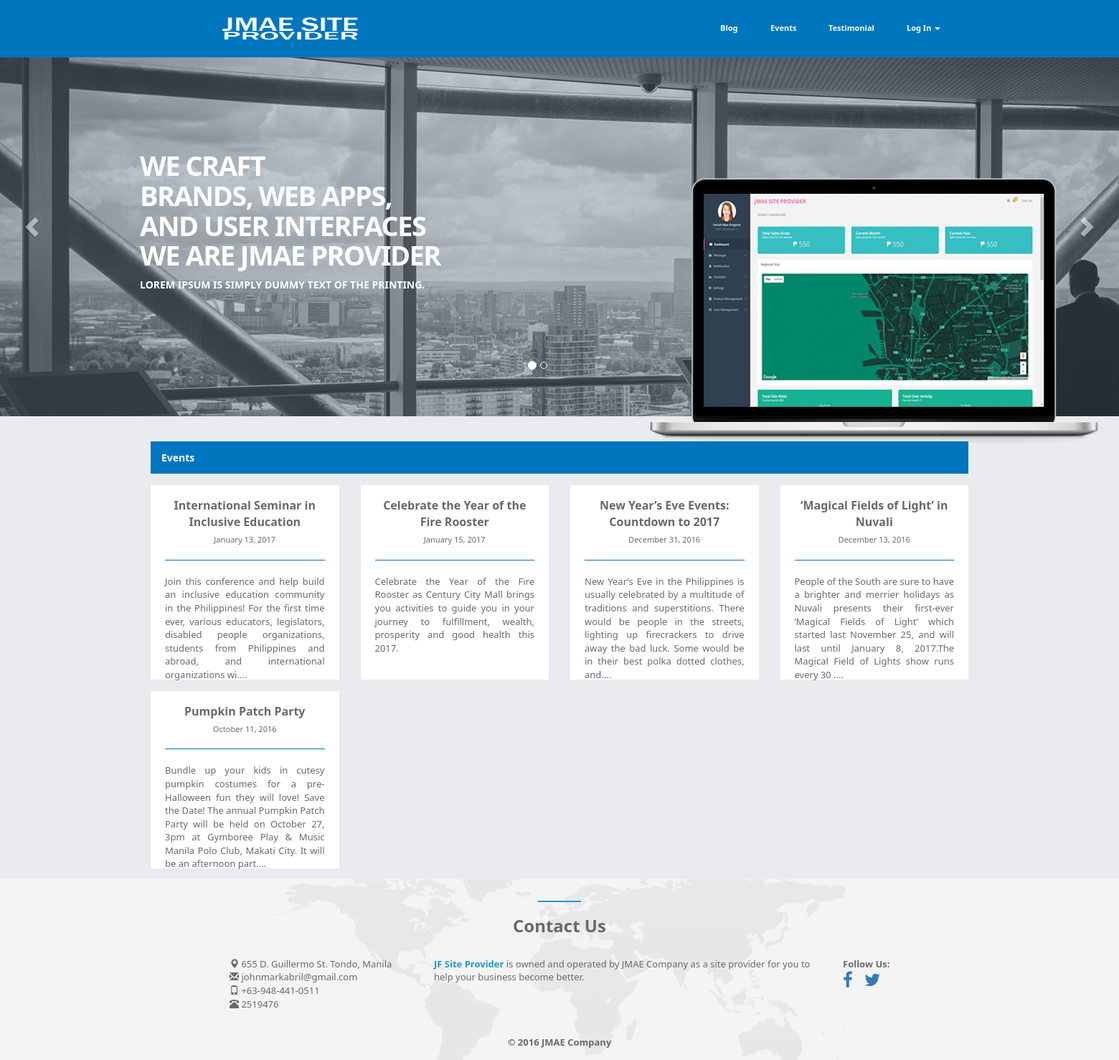
The app's page /index.php/events, older data.
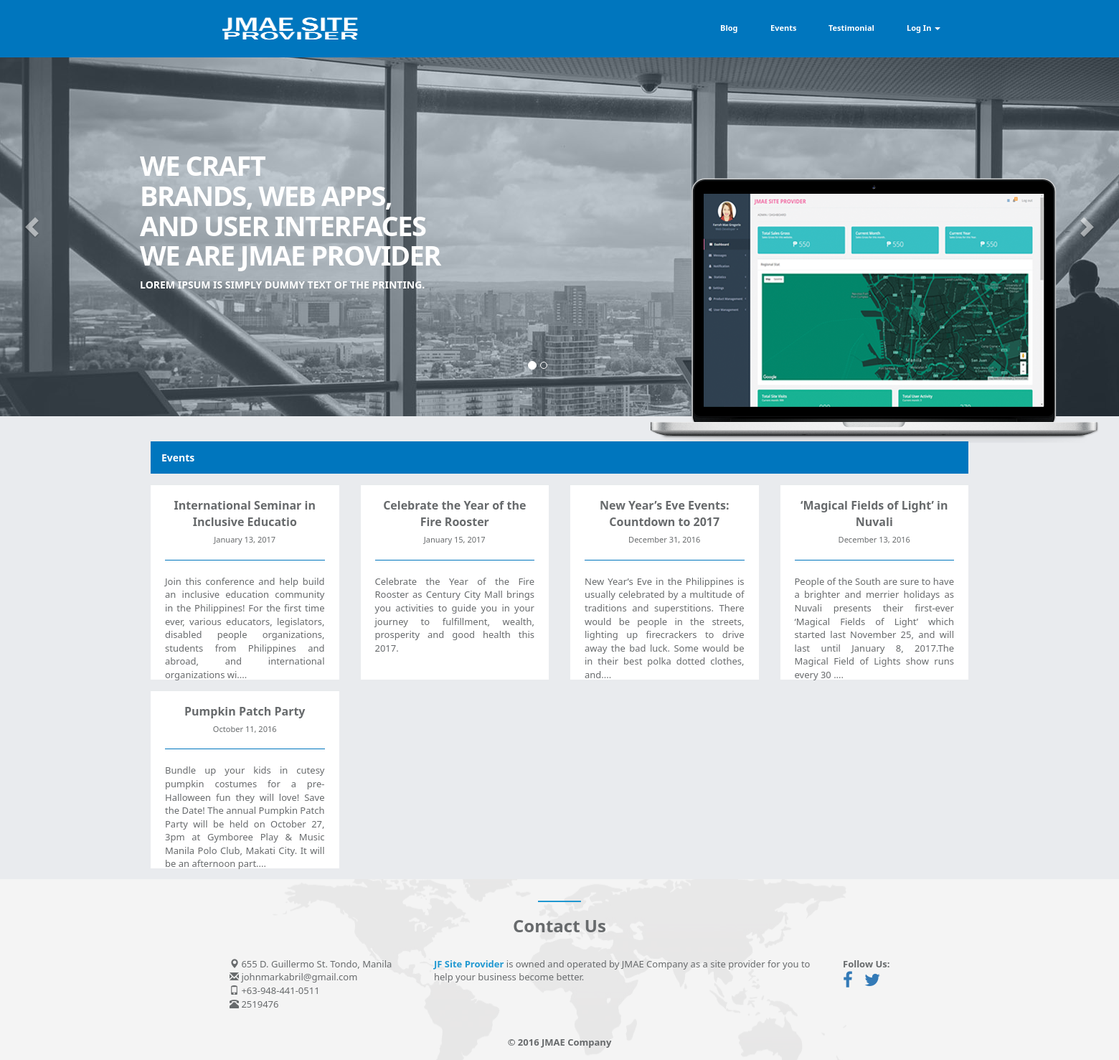
The same page, newer data.
### tables this page shows
CREATE TABLE `events` (
  `NO` int(11) NOT NULL,
  `NOUSER` varchar(500) NOT NULL,
  `TITLE` varchar(500) NOT NULL,
  `DESCRIPTION` varchar(500) NOT NULL,
  `DATE` varchar(500) NOT NULL,
  `IMAGEURL` varchar(500) NOT NULL,
  `DELETION` int(11) NOT NULL
);

### application/controllers/Events.php (called while the page is built, shortened)
<?php
class Events extends CI_Controller {
	public function __construct()
    {
        $this->curpage = "Events";
        $this->load->model('About_my_site_model');
        $this->load->model('Events_model');
        $this->load->model('Event_reply_model');
        $this->load->model('Notification_admin_model');
    	$this->date = date("F d, Y");
    }
	public function index()
	{
		if ( $this->session->userdata('account_type') == "User" || $this->session->userdata('account_type') == "" ) {
			$details = array (
				'get_all_events'			=>	$this->Events_model->get_all_events(),
				'get_all_reply'				=>	$this->Event_reply_model->get_all_reply(),
				'date'						=>	$this->date,
				'get_active'				=>	$this->About_my_site_model->get_active()
			);
			$data['content']	=	$this->load->view('user/eventscontent', $details, TRUE);
			$data['curpage']	= 	$this->curpage;
			$this->load->view('template', $data);
		} else if ( $this->session->userdata('account_type') == "Administrator" ) {
			redirect('/admin');
		} else if ( $this->session->userdata('account_type') == "Agent" ) {
			redirect('/agent');
		}
	}
}

### index.php (called while the page is built, shortened)
<?php
require_once BASEPATH.'core/CodeIgniter.php';

### application/models/Events_model.php (called while the page is built, shortened)
<?php
class Events_model extends CI_Model
{
	public $table			=	"events";
	public $dbno			=	"NO";
	public $deletion		= 	"DELETION";
	public function get_all_events()
	{
		$row = $this->db->where($this->deletion, "0")
						->order_by($this->dbno, "DESC")
						->get($this->table);
		return $row->result();
	}
}

### application/views/user/eventscontent.php (the view, shortened to what this page needs)
<div class="padding-top">
    <div class="ibox-content padding-all no-border full-width" style="background-color: #0076BE;">
        <h4 class="no-margin" style="color: #FFFFFF;">Events</h4>
    </div>
</div>
<div class="row">
	<?php
		if ( $get_all_events ) {
			foreach ( $get_all_events as $gae ) :
	?>
				<div class="col-md-3">
					<div class="padding-top">
						<div class="ibox-content text-center">
							<a data-toggle="modal" data-target="#eventsContent<?php echo $gae->NO;?>" class="product-name"><?php echo $gae->TITLE; ?></a>
							<small><?php echo $gae->DATE; ?></small>
							<hr/>
							<div style="text-align: justify;height:126px;">
								<?php
									echo substr($gae->DESCRIPTION, 0, 250);
									if ( strlen($gae->DESCRIPTION) >= 250 ) {
										echo '....';
									}
								?>
							</div>
						</div>
					</div>
				</div>
	<?php
			endforeach;
		}
	?>
</div>

Row changes from the older to the newer data that the page shows:
changed events: TITLE "International Seminar in Inclusive Education" → "International Seminar in Inclusive Educatio"
